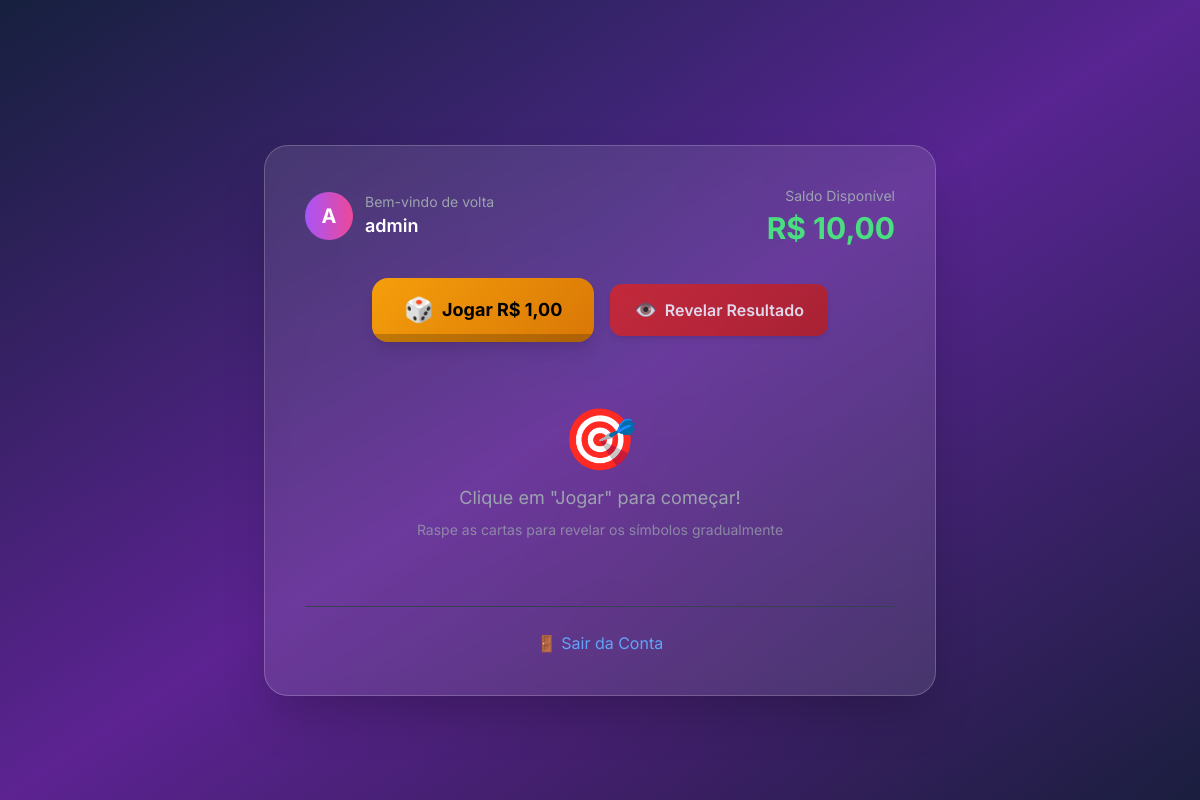
Page /game.php (signed in) on the committed database.
### tables this page shows
CREATE TABLE `users` (
  `id` int(11) NOT NULL,
  `name` varchar(100) DEFAULT NULL,
  `email` varchar(100) DEFAULT NULL,
  `password` varchar(255) DEFAULT NULL,
  `two_factor_secret` varchar(255) DEFAULT NULL,
  `balance` decimal(10,2) DEFAULT 10.00,
  `created_at` timestamp NULL DEFAULT current_timestamp(),
  `is_admin` tinyint(1) DEFAULT 0,
  `referrer_id` int(11) DEFAULT NULL,
  `affiliate_status` tinyint(1) DEFAULT 0,
  `affiliate_balance` decimal(10,2) DEFAULT 0.00,
  `is_agent` tinyint(1) DEFAULT 0,
  `influence_mode_enabled` tinyint(1) DEFAULT 0,
  `telefone` varchar(15) NOT NULL DEFAULT '',
  `bonus_balance` decimal(10,2) DEFAULT 0.00,
  `bonus_rollover_required` decimal(10,2) DEFAULT 0.00,
  `bonus_rollover_completed` decimal(10,2) DEFAULT 0.00
);

### game.php (the view, shortened to what this page needs)
<?php
require 'includes/db.php';
$userId = $_SESSION['usuario_id'];
$stmt = $conn->prepare("SELECT * FROM users WHERE id = ?");
$stmt->bind_param("i", $userId);
$stmt->execute();
$result = $stmt->get_result();
$usuario = $result->fetch_assoc();
$saldo = $usuario['balance'];
?>
<!DOCTYPE html>
<html lang="pt-BR">
<head>
  <script src="https://cdn.tailwindcss.com"></script>
</head>
<body class="min-h-screen bg-gradient-to-br from-slate-900 via-purple-900 to-slate-900 text-white font-inter">
  <div class="fixed inset-0 opacity-10">
    <div class="absolute inset-0 bg-gradient-conic from-purple-500 via-blue-500 to-purple-500 animate-spin" style="animation-duration: 20s;"></div>
  </div>
  <div class="relative z-10 min-h-screen flex flex-col items-center justify-center p-4 sm:p-6 lg:p-8">
    <main class="w-full max-w-2xl">
      <div class="glass-effect rounded-3xl p-6 sm:p-8 lg:p-10 shadow-2xl card-hover animate-slide-up">
        <section class="text-center mb-8">
          <div class="flex flex-col sm:flex-row items-center justify-between gap-4 mb-6">
            <div class="flex items-center gap-3">
              <div class="w-12 h-12 bg-gradient-to-r from-purple-500 to-pink-500 rounded-full flex items-center justify-center text-xl font-bold">
                <?= strtoupper(substr($usuario['name'], 0, 1)) ?>
              </div>
              <div class="text-left">
                <p class="text-sm text-gray-400">Bem-vindo de volta</p>
                <p class="font-semibold text-lg"><?= htmlspecialchars($usuario['name']) ?></p>
              </div>
            </div>
            <div class="text-center sm:text-right">
              <p class="text-sm text-gray-400 mb-1">Saldo Disponível</p>
              <p id="saldo" class="text-2xl sm:text-3xl font-bold text-green-400 animate-pulse-glow">
                R$ <?= number_format($saldo, 2, ',', '.') ?>
              </p>
            </div>
          </div>
        </section>
        <section class="text-center mb-8">
          <div class="flex flex-col sm:flex-row gap-4 justify-center items-center">
            <button id="jogar" class="btn-primary text-black font-bold py-4 px-8 rounded-2xl shadow-lg text-lg w-full sm:w-auto min-w-[200px] relative overflow-hidden">
              <span class="relative z-10 flex items-center justify-center gap-2">
                <span class="text-2xl">🎲</span>
                Jogar R$ 1,00
              </span>
              <div class="absolute bottom-0 left-0 right-0 text-xs py-1 bg-black bg-opacity-20 text-white">
              </div>
            </button>
            <button id="revelar" class="btn-secondary text-white font-semibold py-3 px-6 rounded-xl shadow-md opacity-80 hover:opacity-100 w-full sm:w-auto"
                    title="Revelar resultado direto" disabled>
              <span class="flex items-center justify-center gap-2">
                <span class="text-lg">👁️</span>
                Revelar Resultado
              </span>
            </button>
          </div>
        </section>
        <section id="raspadinha" class="mb-8 min-h-[200px] flex items-center justify-center">
          <div class="text-center text-gray-400">
            <div class="text-6xl mb-4 animate-bounce-gentle">🎯</div>
            <p class="text-lg">Clique em "Jogar" para começar!</p>
            <p class="text-sm mt-2 opacity-75">Raspe as cartas para revelar os símbolos gradualmente</p>
          </div>
        </section>
        <footer class="text-center pt-6 border-t border-gray-700">
          <a href="logout.php" class="text-blue-400 hover:text-blue-300 transition-colors underline-offset-4 hover:underline">
            🚪 Sair da Conta
          </a>
        </footer>
      </div>
    </main>
  </div>
</body>
</html>

### game.php (style rules this page uses)
body { font-family: 'Inter', sans-serif; }
.glass-effect { background: rgba(255, 255, 255, 0.1); backdrop-filter: blur(10px); border: 1px solid rgba(255, 255, 255, 0.2); }
.card-hover { transition: all 0.3s cubic-bezier(0.4, 0, 0.2, 1); }
.btn-primary { background: linear-gradient(135deg, #f59e0b 0%, #d97706 100%); transition: all 0.3s ease; position: relative; overflow: hidden; }
.btn-primary::before { content: ''; position: absolute; top: 0; left: -100%; width: 100%; height: 100%; background: linear-gradient(90deg, transparent, rgba(255,255,255,0.2), transparent); transition: left 0.5s; }
.btn-secondary { background: linear-gradient(135deg, #dc2626 0%, #b91c1c 100%); transition: all 0.3s ease; }

### rows in the picture
users: name "A", name "admin", balance "10,00"
